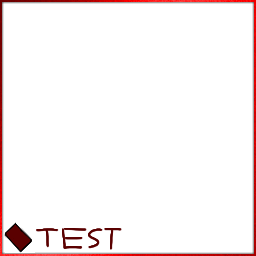
#> input picture _Scripts/5_Apply_border_script/sample_frame256.png, 256 x 256 px
$ python Png_to_grayscale_gui.py
#> lines starting #> are read from the running program, lines starting #| are printed output that depends on the picture
#> the answer given: ../5_Apply_border_script/sample_frame256.png
from tkinter import Tk, filedialog
from PIL import Image

def convert_png_to_bmp(input_path, output_path):
    """
    Converts a PNG image to BMP in 8-bit grayscale and sets the resolution to 72 DPI.
    """
#> called with output_path = 'out.png'
    try:
        with Image.open(input_path) as img:

#> img is the input picture: PIL image 256x256 RGBA; mean R, G, B, A 15.2, 5.1, 5.1, 13.1
            gray_img = img.convert('L')
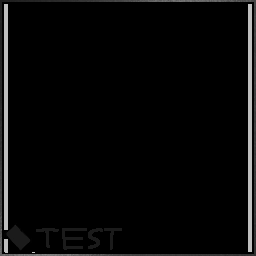
#> gray_img: PIL image 256x256 L; min 0, max 191, mean 8.2

            gray_img.save(output_path, format='BMP', dpi=(72, 72))

            print(f"The file has been successfully saved as {output_path} in 8-bit grayscale and 72 DPI. ")
    except Exception as e:
        print(f"An error occurred during conversion: {e}")

root = Tk()
root.withdraw()

inputfilename = filedialog.askopenfilename(
    title="Select a PNG file",
    filetypes=[("PNG files", "*.png")]
)

if inputfilename:

    outputfilename = filedialog.asksaveasfilename(
        title="Save as BMP",
        defaultextension=".bmp",
        filetypes=[("BMP files", "*.bmp")]
    )

    if outputfilename:
        convert_png_to_bmp(inputfilename, outputfilename)
    else:
        print("No output file has been selected.")
else:
    print("No input file has been selected.")
